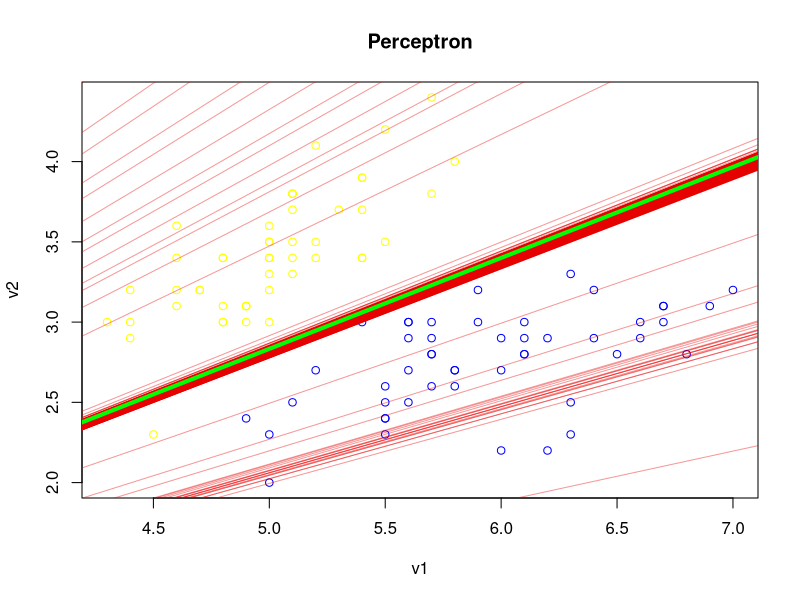

The R source for this figure: (Note: this script raises an error after producing the figure.)
hingeError = function(W,X,Y) {
  misclassf = 0
  totalError = 0
  for(i in 1:nrow(X)) {
    tmp = Y[i]*(W %*% X[i,])
    if(tmp <= 0) 
      misclassf = misclassf + 1
      totalError = totalError - tmp
  }
  c(misclassf,totalError/nrow(X))
}

batch_gradient = function(W,X,Y) {
  delta = rep(0,ncol(X))
  for(i in 1:nrow(X)) {
     if(Y[i]*(W %*% X[i,]) <= 0)
       delta = delta - Y[i]* X[i,]
  }
  delta / nrow(X)
}

batch_gradient_descent = function(X,Y, learningRate, iterations) {
  W = rep(0,ncol(X))
  W_trace = W  
  error_trace = hingeError(W,X,Y)
  for(iter in 1:iterations) {
    grad = batch_gradient(W,X,Y)
    W = W - (learningRate * grad)
    error_current = hingeError(W, X, Y)
    
    W_trace = rbind(W_trace, W)
    error_trace = rbind(error_trace,error_current)
  }
  list(w=W_trace,e=error_trace)
}

display.trace = function(solution) {
  solution
}

plot.data = function(X,Y) {
  plot(X[,1],X[,2],col=ifelse(Y == -1,"yellow","blue"),xlab="v1",ylab="v2",main="Perceptron")
}

plot.lines = function(solution) {
  for (i in 2:iterations) {
    W = solution[[1]][i,]
    abline(0, -W[1]/W[2], col=rgb(0.9,0,0,0.4))
  }
  abline(0, -W[1]/W[2], col="green", lwd=4)
}

plot.error = function(solution) {
  w1 = seq(-20, 10, 1)
  w2 = seq(-20, 5, 1) 
  error = matrix(rep(0,length(w1)*length(w2)),length(w1),length(w2))
  for(i in 1:length(w1)) {
    for(j in 1:length(w2)) {
      error[i,j] = hingeError(c(w1[i],w2[j]),X,Y)[2]
    }
  }
  persp3D(w1, w2, error, xlab="w1", ylab="w2", zlab="error",col = ramp.col(n = 50, col = c("#FF033E", "#FFBF00", "#FF7E00", "#08E8DE", "#00FFFF", "#03C03C"), alpha = .1), border = "#808080", theta = 10, phi = 20, expand = 0.9, colkey = FALSE, ticktype="detailed")
  points3D(solution[[1]][,1],solution[[1]][,2] , solution[[2]][,2], pch = 20, col = 'red', add = TRUE)
}

plot.convergence = function(iterations, solution) {
  plot(1:(iterations+1),solution[[2]][,1],col="blue",xlab="Iterations",ylab="error",main="Convergence")
}

plot.trace = function(X, Y, solution, iterations) {
  windows(width=50, height=60)
  plot.data(X,Y)
  plot.lines(solution)
  x11()
  plot.error(solution)
  x11()
  plot.convergence(iterations,solution)
}

setwd("C:\\Users\\Thimma Reddy\\Documents\\GitHub\\datascience\\datasets")
data = read.csv("iris-train.csv", header = TRUE)
dim(data)
str(data)

X = data.frame(data$v1,data$v2)
Y = data$target
X = as.matrix(X)

stepsize = 1
iterations = 3000
solution = batch_gradient_descent(X, Y, stepsize, iterations)
solution[[1]]
display.trace(solution)
plot.trace(X,Y,solution,iterations)
